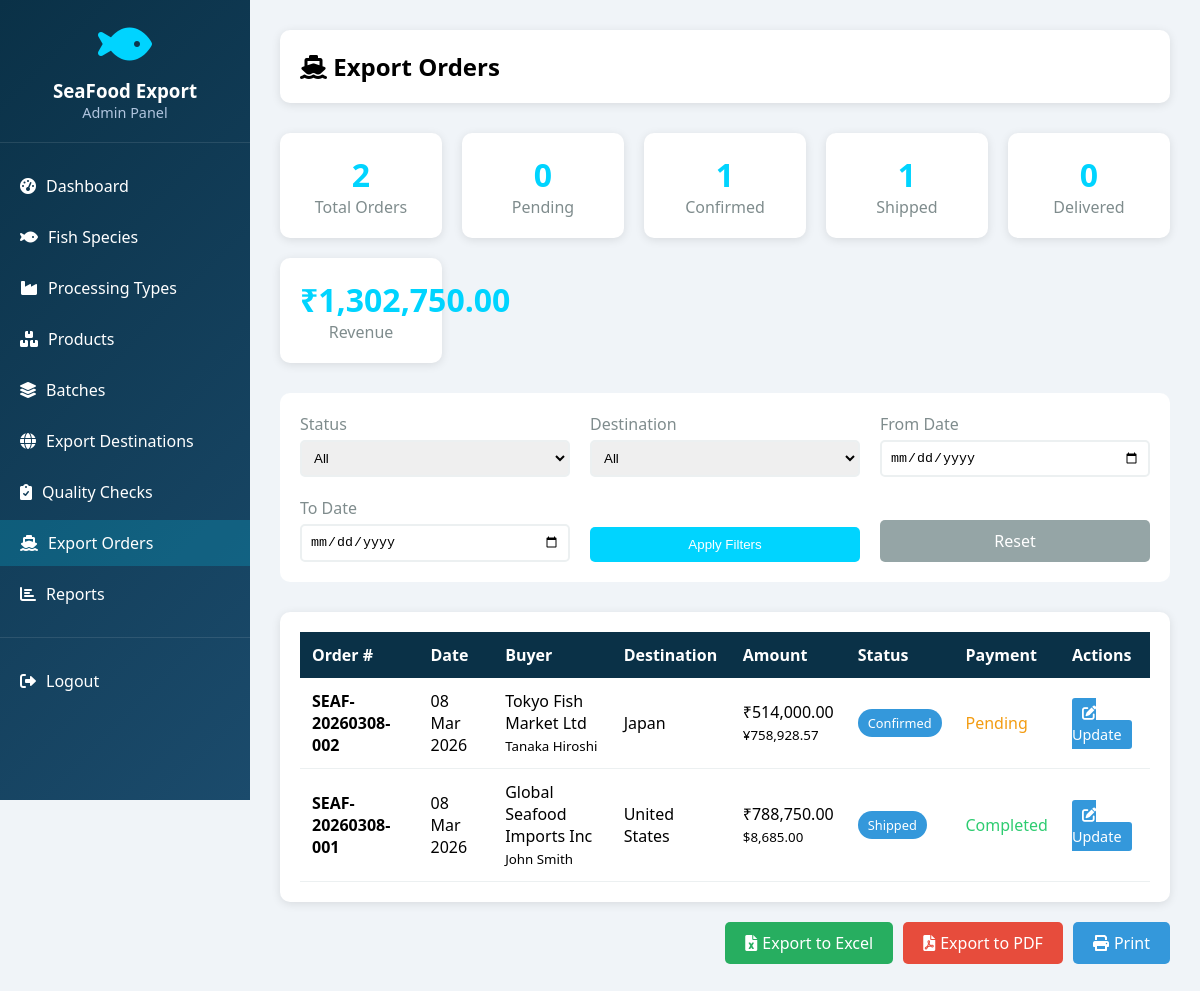
The app's page /admin/view_orders.php (signed in) with its own data.
### tables this page shows
CREATE TABLE `orders` (
  `id` int(11) NOT NULL,
  `user_id` int(11) DEFAULT NULL,
  `order_number` varchar(50) NOT NULL,
  `export_destination_id` int(11) DEFAULT NULL,
  `total_amount_inr` decimal(10,2) NOT NULL,
  `total_amount_foreign` decimal(10,2) DEFAULT NULL,
  `currency` varchar(3) DEFAULT 'INR',
  `exchange_rate` decimal(10,4) DEFAULT 1.0000,
  `shipping_cost_inr` decimal(10,2) DEFAULT 0.00,
  `duty_amount` decimal(10,2) DEFAULT 0.00,
  `insurance_amount` decimal(10,2) DEFAULT 0.00,
  `grand_total_inr` decimal(10,2) NOT NULL,
  `payment_method` enum('Bank Transfer','Letter of Credit','Documentary Credit','COD','Online') DEFAULT 'Bank Transfer',
  `payment_status` enum('Pending','Partial','Completed','Failed','Awaiting LC') DEFAULT 'Pending',
  `payment_due_date` date DEFAULT NULL,
  `order_status` enum('Pending','Confirmed','Processing','Packing','Ready to Ship','Shipped','In Transit','Delivered','Cancelled','On Hold') DEFAULT 'Pending',
  `shipping_address` text NOT NULL,
  `shipping_terms` enum('FOB','CIF','CFR','EXW','DDP','DAP') DEFAULT 'FOB',
  `port_of_loading` varchar(100) DEFAULT NULL,
  `port_of_discharge` varchar(100) DEFAULT NULL,
  `shipping_line` varchar(100) DEFAULT NULL,
  `vessel_name` varchar(100) DEFAULT NULL,
  `container_number` varchar(50) DEFAULT NULL,
  `container_type` varchar(50) DEFAULT NULL,
  `bill_of_lading` varchar(100) DEFAULT NULL,
  `tracking_number` varchar(100) DEFAULT NULL,
  `tracking_url` varchar(255) DEFAULT NULL,
  `invoice_number` varchar(50) DEFAULT NULL,
  `invoice_date` date DEFAULT NULL,
  `order_date` timestamp NOT NULL DEFAULT current_timestamp(),
  `processed_date` date DEFAULT NULL,
  `packed_date` date DEFAULT NULL,
  `shipped_date` date DEFAULT NULL,
  `estimated_delivery` date DEFAULT NULL,
  `delivery_date` date DEFAULT NULL,
  `notes` text DEFAULT NULL,
  `created_by` int(11) DEFAULT NULL,
  `updated_at` timestamp NULL DEFAULT NULL ON UPDATE current_timestamp()
);

CREATE TABLE `users` (
  `id` int(11) NOT NULL,
  `company_name` varchar(200) NOT NULL,
  `contact_person` varchar(100) NOT NULL,
  `email` varchar(100) NOT NULL,
  `password` varchar(255) NOT NULL,
  `phone` varchar(20) NOT NULL,
  `phone_secondary` varchar(20) DEFAULT NULL,
  `address` text NOT NULL,
  `city` varchar(100) DEFAULT NULL,
  `state` varchar(100) DEFAULT NULL,
  `country` varchar(100) DEFAULT 'India',
  `postal_code` varchar(20) DEFAULT NULL,
  `gst_number` varchar(50) DEFAULT NULL,
  `import_license` varchar(100) DEFAULT NULL,
  `business_type` enum('Importer','Distributor','Wholesaler','Retailer','Processor') DEFAULT 'Importer',
  `payment_terms` varchar(50) DEFAULT 'Advance',
  `credit_limit` decimal(10,2) DEFAULT NULL,
  `status` tinyint(1) DEFAULT 1,
  `last_login` timestamp NULL DEFAULT NULL,
  `created_at` timestamp NOT NULL DEFAULT current_timestamp()
);

CREATE TABLE `export_destinations` (
  `id` int(11) NOT NULL,
  `country` varchar(100) NOT NULL,
  `country_code` varchar(3) NOT NULL,
  `region` varchar(50) DEFAULT NULL,
  `currency` varchar(3) DEFAULT 'USD',
  `currency_symbol` varchar(5) DEFAULT '$',
  `exchange_rate` decimal(10,4) DEFAULT 1.0000,
  `tax_rate` decimal(5,2) DEFAULT 0.00,
  `duty_percentage` decimal(5,2) DEFAULT 0.00,
  `shipping_multiplier` decimal(3,2) DEFAULT 1.00,
  `documentation_requirements` text DEFAULT NULL,
  `restrictions` text DEFAULT NULL,
  `status` tinyint(1) DEFAULT 1,
  `created_at` timestamp NOT NULL DEFAULT current_timestamp()
);

### admin/view_orders.php (the view, shortened to what this page needs)
<?php
require_once '../includes/auth.php';
$date_from = isset($_GET['date_from']) ? $_GET['date_from'] : '';
$date_to = isset($_GET['date_to']) ? $_GET['date_to'] : '';
$where = ["1=1"];
$where_clause = implode(" AND ", $where);
$orders = mysqli_query($conn, "SELECT o.*, u.company_name, u.contact_person, u.email, u.phone,
                               ed.country as destination_country, ed.currency_symbol
                               FROM orders o
                               JOIN users u ON o.user_id = u.id
                               LEFT JOIN export_destinations ed ON o.export_destination_id = ed.id
                               WHERE $where_clause
                               ORDER BY o.order_date DESC");
$stats = mysqli_fetch_assoc(mysqli_query($conn, "SELECT
    COUNT(*) as total,
    SUM(CASE WHEN order_status = 'Pending' THEN 1 ELSE 0 END) as pending,
    SUM(CASE WHEN order_status = 'Confirmed' THEN 1 ELSE 0 END) as confirmed,
    SUM(CASE WHEN order_status = 'Processing' THEN 1 ELSE 0 END) as processing,
    SUM(CASE WHEN order_status = 'Shipped' THEN 1 ELSE 0 END) as shipped,
    SUM(CASE WHEN order_status = 'Delivered' THEN 1 ELSE 0 END) as delivered,
    SUM(CASE WHEN order_status = 'Cancelled' THEN 1 ELSE 0 END) as cancelled,
    SUM(grand_total_inr) as total_revenue
    FROM orders"));
?>
<!DOCTYPE html>
<html lang="en">
<head>
    <link rel="stylesheet" href="https://cdnjs.cloudflare.com/ajax/libs/font-awesome/6.0.0/css/all.min.css">
</head>
<body>
    <?php include '../includes/sidebar.php'; ?>
    <div class="main-content">
        <div class="page-header">
            <h2><i class="fas fa-ship"></i> Export Orders</h2>
        </div>
        <div class="stats-grid">
            <div class="stat-card">
                <div class="stat-value"><?php echo $stats['total']; ?></div>
                <div class="stat-label">Total Orders</div>
            </div>
            <div class="stat-card">
                <div class="stat-value"><?php echo $stats['pending']; ?></div>
                <div class="stat-label">Pending</div>
            </div>
            <div class="stat-card">
                <div class="stat-value"><?php echo $stats['confirmed']; ?></div>
                <div class="stat-label">Confirmed</div>
            </div>
            <div class="stat-card">
                <div class="stat-value"><?php echo $stats['shipped']; ?></div>
                <div class="stat-label">Shipped</div>
            </div>
            <div class="stat-card">
                <div class="stat-value"><?php echo $stats['delivered']; ?></div>
                <div class="stat-label">Delivered</div>
            </div>
            <div class="stat-card">
                <div class="stat-value">₹<?php echo number_format($stats['total_revenue'] ?? 0, 2); ?></div>
                <div class="stat-label">Revenue</div>
            </div>
        </div>
        <div class="filter-section">
            <form method="GET" class="filter-form">
                <div class="filter-group">
                    <label>Status</label>
                    <select name="status">
                        <option value="">All</option>
                    </select>
                </div>
                <div class="filter-group">
                    <label>Destination</label>
                    <select name="destination">
                        <option value="">All</option>
                    </select>
                </div>
                <div class="filter-group">
                    <label>From Date</label>
                    <input type="date" name="date_from" value="<?php echo $date_from; ?>">
                </div>
                <div class="filter-group">
                    <label>To Date</label>
                    <input type="date" name="date_to" value="<?php echo $date_to; ?>">
                </div>
                <button type="submit" class="btn-filter">Apply Filters</button>
                <a href="view_orders.php" class="btn-filter" style="background: #95a5a6; text-decoration: none; text-align: center;">Reset</a>
            </form>
        </div>
        <div class="table-container">
            <table>
                <thead>
                    <tr>
                        <th>Order #</th>
                        <th>Date</th>
                        <th>Buyer</th>
                        <th>Destination</th>
                        <th>Amount</th>
                        <th>Status</th>
                        <th>Payment</th>
                        <th>Actions</th>
                    </tr>
                </thead>
                <tbody>
                    <?php if (mysqli_num_rows($orders) > 0): ?>
                        <?php while ($order = mysqli_fetch_assoc($orders)):
                            $status_class = '';
                            switch($order['order_status']) {
                                case 'Confirmed': $status_class = 'status-confirmed'; break;
                                case 'Shipped': $status_class = 'status-shipped'; break;
                            }
                        ?>
                            <tr>
                                <td><strong><?php echo $order['order_number']; ?></strong></td>
                                <td><?php echo date('d M Y', strtotime($order['order_date'])); ?></td>
                                <td>
                                    <?php echo $order['company_name']; ?><br>
                                    <small><?php echo $order['contact_person']; ?></small>
                                </td>
                                <td><?php echo $order['destination_country'] ?? 'Domestic'; ?></td>
                                <td>
                                    ₹<?php echo number_format($order['grand_total_inr'], 2); ?><br>
                                    <?php if ($order['currency'] != 'INR'): ?>
                                        <small><?php echo $order['currency_symbol'] . number_format($order['total_amount_foreign'], 2); ?></small>
                                    <?php endif; ?>
                                </td>
                                <td><span class="status-badge <?php echo $status_class; ?>"><?php echo $order['order_status']; ?></span></td>
                                <td>
                                    <span style="color: <?php echo $order['payment_status'] == 'Completed' ? '#2ecc71' : '#f39c12'; ?>;">
                                        <?php echo $order['payment_status']; ?>
                                    </span>
                                </td>
                                <td>
                                    <a href="update_order.php?id=<?php echo $order['id']; ?>" class="btn-view">
                                        <i class="fas fa-edit"></i> Update
                                    </a>
                                </td>
                            </tr>
                        <?php endwhile; ?>
                    <?php endif; ?>
                </tbody>
            </table>
        </div>
        <div class="export-buttons">
            <a href="export_excel.php?<?php echo http_build_query($_GET); ?>" class="btn-export">
                <i class="fas fa-file-excel"></i> Export to Excel
            </a>
            <a href="export_pdf.php?<?php echo http_build_query($_GET); ?>" class="btn-export" style="background: #e74c3c;">
                <i class="fas fa-file-pdf"></i> Export to PDF
            </a>
            <a href="print_orders.php?<?php echo http_build_query($_GET); ?>" class="btn-export btn-print" target="_blank">
                <i class="fas fa-print"></i> Print
            </a>
        </div>
    </div>
</body>
</html>

### admin/view_orders.php (style rules this page uses)
* { margin: 0; padding: 0; box-sizing: border-box; }
body { font-family: 'Segoe UI', sans-serif; background: #f0f4f8; }
.main-content { flex: 1; margin-left: 250px; padding: 30px; }
.page-header { margin-bottom: 30px; padding: 20px; background: white; border-radius: 10px; box-shadow: 0 2px 10px rgba(0,0,0,0.1); }
.stats-grid { display: grid; grid-template-columns: repeat(auto-fit, minmax(150px, 1fr)); gap: 20px; margin-bottom: 30px; }
.stat-card { background: white; padding: 20px; border-radius: 10px; box-shadow: 0 2px 10px rgba(0,0,0,0.1); text-align: center; }
.stat-value { font-size: 2rem; font-weight: bold; color: #00d4ff; }
.stat-label { color: #7f8c8d; }
.filter-section { background: white; padding: 20px; border-radius: 10px; margin-bottom: 30px; }
.filter-form { display: grid; grid-template-columns: repeat(auto-fit, minmax(200px, 1fr)); gap: 20px; align-items: end; }
.filter-group label { display: block; margin-bottom: 5px; color: #7f8c8d; }
.filter-group select, .filter-group input { width: 100%; padding: 8px; border: 2px solid #ecf0f1; border-radius: 5px; }
.btn-filter { background: #00d4ff; color: white; padding: 10px 20px; border: none; border-radius: 5px; cursor: pointer; }
.table-container { background: white; padding: 20px; border-radius: 10px; box-shadow: 0 2px 10px rgba(0,0,0,0.1); overflow-x: auto; }
table { width: 100%; border-collapse: collapse; }
th { background: #0a3147; color: white; padding: 12px; text-align: left; }
td { padding: 12px; border-bottom: 1px solid #ecf0f1; }
.status-badge { padding: 5px 10px; border-radius: 20px; font-size: 0.8rem; font-weight: 500; display: inline-block; }
.status-confirmed { background: #3498db; color: white; }
.status-shipped { background: #3498db; color: white; }
.btn-view { background: #3498db; color: white; padding: 5px 10px; border: none; border-radius: 3px; cursor: pointer; text-decoration: none; font-size: 0.9rem; }
.export-buttons { margin-top: 20px; display: flex; gap: 10px; justify-content: flex-end; }
.btn-export { background: #27ae60; color: white; padding: 10px 20px; border: none; border-radius: 5px; cursor: pointer; text-decoration: none; display: inline-flex; align-items: center; gap: 5px; }
.btn-print { background: #3498db; }

### records on screen
orders: order_number "SEAF-20260308-002", order_date "08 Mar 2026", user.company_name "Tokyo Fish Market Ltd", user.contact_person "Tanaka Hiroshi", export_destination.country "Japan", grand_total_inr "514,000.00", export_destination.currency_symbol "¥", total_amount_foreign "758,928.57", order_status "Confirmed", payment_status "Pending"
orders: order_number "SEAF-20260308-001", order_date "08 Mar 2026", user.company_name "Global Seafood Imports Inc", user.contact_person "John Smith", export_destination.country "United States", grand_total_inr "788,750.00", export_destination.currency_symbol "$", total_amount_foreign "8,685.00", order_status "Shipped", payment_status "Completed"

### other values on screen
$stats['total'] "2"
$stats['pending'] "0"
$stats['confirmed'] "1"
$stats['shipped'] "1"
$stats['delivered'] "0"
$stats['total_revenue'] "1,302,750.00"
